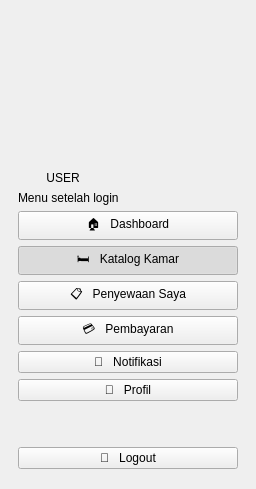
<widget class="QFrame" name="sidebarUser"><property name="minimumSize"><size><width>256</width><height>0</height></size></property><property name="maximumSize"><size><width>256</width><height>16777215</height></size></property><layout class="QVBoxLayout" name="lay201"><property name="spacing"><number>6</number></property><property name="leftMargin"><number>18</number></property><property name="topMargin"><number>22</number></property><property name="rightMargin"><number>18</number></property><property name="bottomMargin"><number>20</number></property><item>
<widget class="QFrame" name="logoCard"><layout class="QVBoxLayout" name="lay197"><property name="spacing"><number>0</number></property><property name="leftMargin"><number>10</number></property><property name="topMargin"><number>10</number></property><property name="rightMargin"><number>10</number></property><property name="bottomMargin"><number>10</number></property><item>
<widget class="QLabel" name="label196"><property name="pixmap"><pixmap>images/logo.png</pixmap></property><property name="scaledContents"><bool>true</bool></property><property name="minimumSize"><size><width>176</width><height>123</height></size></property><property name="maximumSize"><size><width>176</width><height>123</height></size></property><property name="text"><string></string></property></widget>
</item>
</layout></widget>
</item>
<item>
<widget class="QLabel" name="label198"><property name="text"><string>USER</string></property><property name="role" stdset="0"><string>roleBadge</string></property><property name="alignment"><set>Qt::AlignCenter</set></property><property name="maximumSize"><size><width>90</width><height>16777215</height></size></property></widget>
</item>
<item>
<widget class="QLabel" name="label199"><property name="text"><string>Menu setelah login</string></property><property name="role" stdset="0"><string>menuHint</string></property></widget>
</item>
<item>
<widget class="QPushButton" name="btnUserDashboard"><property name="text"><string>🏠   Dashboard</string></property><property name="cursor"><cursorShape>PointingHandCursor</cursorShape></property><property name="nav" stdset="0"><string>true</string></property><property name="checkable"><bool>true</bool></property><property name="autoExclusive"><bool>true</bool></property></widget>
</item>
<item>
<widget class="QPushButton" name="btnUserKatalog"><property name="text"><string>🛏️   Katalog Kamar</string></property><property name="cursor"><cursorShape>PointingHandCursor</cursorShape></property><property name="nav" stdset="0"><string>true</string></property><property name="checkable"><bool>true</bool></property><property name="autoExclusive"><bool>true</bool></property><property name="checked"><bool>true</bool></property></widget>
</item>
<item>
<widget class="QPushButton" name="btnUserPenyewaan"><property name="text"><string>📋   Penyewaan Saya</string></property><property name="cursor"><cursorShape>PointingHandCursor</cursorShape></property><property name="nav" stdset="0"><string>true</string></property><property name="checkable"><bool>true</bool></property><property name="autoExclusive"><bool>true</bool></property></widget>
</item>
<item>
<widget class="QPushButton" name="btnUserPembayaran"><property name="text"><string>💳   Pembayaran</string></property><property name="cursor"><cursorShape>PointingHandCursor</cursorShape></property><property name="nav" stdset="0"><string>true</string></property><property name="checkable"><bool>true</bool></property><property name="autoExclusive"><bool>true</bool></property></widget>
</item>
<item>
<widget class="QPushButton" name="btnUserNotifikasi"><property name="text"><string>🔔   Notifikasi</string></property><property name="cursor"><cursorShape>PointingHandCursor</cursorShape></property><property name="nav" stdset="0"><string>true</string></property><property name="checkable"><bool>true</bool></property><property name="autoExclusive"><bool>true</bool></property></widget>
</item>
<item>
<widget class="QPushButton" name="btnUserProfil"><property name="text"><string>👤   Profil</string></property><property name="cursor"><cursorShape>PointingHandCursor</cursorShape></property><property name="nav" stdset="0"><string>true</string></property><property name="checkable"><bool>true</bool></property><property name="autoExclusive"><bool>true</bool></property></widget>
</item>
<item><spacer name="sp200"><property name="orientation"><enum>Qt::Vertical</enum></property><property name="sizeHint" stdset="0"><size><width>20</width><height>40</height></size></property></spacer></item>
<item>
<widget class="QPushButton" name="btnUserLogout"><property name="text"><string>🚪   Logout</string></property><property name="cursor"><cursorShape>PointingHandCursor</cursorShape></property><property name="nav" stdset="0"><string>logout</string></property></widget>
</item>
</layout></widget>
